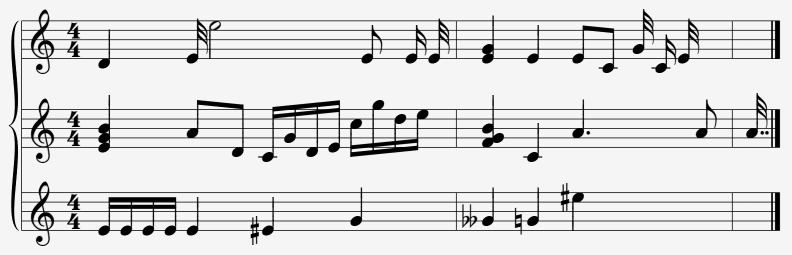
#> input picture test-cases/02.PNG, 1583 x 509 px, found by its file name (shown at 1/2 size); its folder holds 6 pictures in this run
$ python part1.py   (older library calls are emulated)
#> lines starting #> are read from the running program, lines starting #| are printed output that depends on the picture; after the words box and inside, x2 and y2 are one past the last pixel; in counts of white or black regions, pixels touching at a corner belong together
### commonfunctions.py


import skimage.io as io
import matplotlib.pyplot as plt
import numpy as np
from skimage.exposure import histogram
from matplotlib.pyplot import bar
from skimage.color import rgb2gray,rgb2hsv

# Convolution:
from scipy.signal import convolve2d
from scipy import fftpack
import math

from skimage.util import random_noise
from skimage.filters import median
from skimage.feature import canny

from mpl_toolkits.mplot3d import Axes3D  # noqa: F401 unused import

import matplotlib.pyplot as plt
from matplotlib import cm
from matplotlib.ticker import LinearLocator, FormatStrFormatter
import numpy as np

# Edges
from skimage.filters import sobel_h, sobel, sobel_v,roberts, prewitt


from skimage.filters import threshold_otsu

# Show the figures / plots inside the notebook
def show_images(images,titles=None):
    #This function is used to show image(s) with titles by sending an array of images and an array of associated titles.
    # images[0] will be drawn with the title titles[0] if exists
    # You aren't required to understand this function, use it as-is.
    n_ims = len(images)
    if titles is None: titles = ['(%d)' % i for i in range(1,n_ims + 1)]
    fig = plt.figure()
    n = 1
    for image,title in zip(images,titles):
        a = fig.add_subplot(1,n_ims,n)
        if image.ndim == 2:
            plt.gray()
        plt.imshow(image)
        a.set_title(title)
        plt.axis('off')
        n += 1
    fig.set_size_inches(np.array(fig.get_size_inches()) * n_ims)
    plt.show()


# [43 lines left out: functions show_3d_image, show_3d_image_filtering_in_freq, showHist, not called in this run]


def binarize(img,thresh=None):
    img_cp = img.copy()
    threshold = threshold_otsu(img_cp) if thresh is None else thresh
    img_cp[img_cp < threshold] = 0
    img_cp[img_cp >= threshold] = 255
    return img_cp

### part1.py
# To add a new cell, type '# %%'
# To add a new markdown cell, type '# %% [markdown]'
# %%
from skimage.viewer import ImageViewer
from skimage import data
from scipy.ndimage.morphology import binary_hit_or_miss
from commonfunctions import *
import numpy as np
import skimage.io as io
import matplotlib.pyplot as plt
import skimage
from skimage.color import rgb2gray
from skimage.morphology import disk, square, rectangle as rect
import scipy.stats
from skimage import draw
from skimage.morphology import(binary_erosion,
                               binary_dilation,
                               binary_closing,
                               skeletonize,
                               thin,
                               opening
                               )
from skimage.measure import find_contours
from skimage.filters import rank
from skimage.draw import rectangle
from skimage.filters import threshold_otsu, gaussian
from skimage import feature


# %%
import cv2
if ' ':
    print('hi')


# [43 lines left out: functions cv_show, which_number, which_symbol_division, number_of_beams, not called in this run]


def filled_holes_centers(char, radius):
    """
    returns: the centers of the filed holes found in the sym_image
    eg: [(x1,y1), (x2,y2)]
    arguments:
    sym_image: this is an image of small size where the filled_ovals
    """
    padded_char = padd_image(char)
    erroded_image = cv2.erode(padded_char, kernel=disk(radius), iterations=1)
    b_boxes = get_external_bounding_boxes(erroded_image)
    centers = []
    for box in b_boxes:
        X, Y, w, h = box
        cx = X+w//2
        cy = Y+h//2
        centers.append((cx, cy))

    return centers


# [9 lines left out: function which_accidentals, not called in this run]


# %%
# classes
class staff_meta(object):
    division_height = -1
    line_thickness = -1
    staff_lines_y_coords = []


notes_pitch = [
    'e',    # bottom line (or the 5th from above)
    'f',
    'g',
    'a',
    'b',
    'c',
    'd'
]


# %%
def get_trace_meta(image):
    if len(image.shape) != 2:
        gray = cv2.cvtColor(image, cv2.COLOR_BGR2GRAY)
    else:
        gray = image
    thresh = cv2.threshold(
        gray, 0, 255, cv2.THRESH_BINARY_INV + cv2.THRESH_OTSU)[1]
    width = gray.shape[1]//5
    # Remove horizontal
    horizontal_kernel = cv2.getStructuringElement(cv2.MORPH_RECT, (width, 1))

    # thresh = cv2.Canny(thresh, 30, 200)
    detected_lines = cv2.morphologyEx(
        thresh, cv2.MORPH_OPEN, horizontal_kernel, iterations=2)

    cnts = cv2.findContours(
        detected_lines, cv2.RETR_EXTERNAL, cv2.CHAIN_APPROX_NONE)
    cnts = cnts[0] if len(cnts) == 2 else cnts[1]
    division_height = 0
    h_max = 1
    bounding_rects = []
    for c in cnts:
        bounding_rects.append(cv2.boundingRect(c))

    for b_rect in bounding_rects:
        X, Y, w, h = b_rect
        if h > h_max:
            h_max = h

    def contour_y(c):
        return c[1]
    bounding_rects = sorted(bounding_rects, key=contour_y)
    lines_y_coordinates = [b[1] for b in bounding_rects]
    div_height = bounding_rects[1][1] - bounding_rects[0][1]
    s_meta = staff_meta()
    s_meta.division_height = div_height
    s_meta.line_thickness = h_max
    s_meta.staff_lines_y_coords = lines_y_coordinates
    return s_meta


# %%
def padd_image(img):
    """
    this functions padds an image this is very important
    when applying erosion as applying erosion to border
    may result false postives
    """
    out_img = np.zeros((img.shape[0]+2, img.shape[1]+2), dtype=np.uint8)
    out_img[1:out_img.shape[0]-1, 1:out_img.shape[1]-1] = img
    return out_img


# %%
def conv_255_true(image):
    image[image == 255] = True
    image[image == 0] = False
    return image


def remove_horizontal_wrapper(org_image, inv_image):
    # both org_image and inv_image must uint8
    line_width, no_staf_1 = remove_horizontal_lines(org_image)
    no_staf_1 = conv_255_true(no_staf_1)
    no_staf = no_staf_1
    inv_image = conv_255_true(inv_image)
    no_staf = np.bitwise_and(no_staf, inv_image)
    return no_staf


def remove_horizontal_lines(image):
    if len(image.shape) != 2:
        gray = cv2.cvtColor(image, cv2.COLOR_BGR2GRAY)
    else:
        gray = image
    thresh = cv2.threshold(
        gray, 0, 255, cv2.THRESH_BINARY_INV + cv2.THRESH_OTSU)[1]
    width = gray.shape[1]//5
    # Remove horizontal
    horizontal_kernel = cv2.getStructuringElement(cv2.MORPH_RECT, (width, 1))

    # thresh = cv2.Canny(thresh, 30, 200)
    detected_lines = cv2.morphologyEx(
        thresh, cv2.MORPH_OPEN, horizontal_kernel, iterations=2)

    cnts = cv2.findContours(
        detected_lines, cv2.RETR_EXTERNAL, cv2.CHAIN_APPROX_NONE)

    cnts = cnts[0] if len(cnts) == 2 else cnts[1]

    h_max = 1
    for c in cnts:
        X, Y, w, h = cv2.boundingRect(c)
        if h > h_max:
            h_max = h
    for c in cnts:
        #         print(h_max)
        cv2.drawContours(gray, [c], -1, 255, h_max)
#         cv2.imshow('result', gray)
#         cv2.waitKey()
#     cv2.destroyAllWindows()

    # Repair image
    repair_kernel = cv2.getStructuringElement(cv2.MORPH_RECT, (1, h_max*3))
#     print("repair", repair_kernel)
    result = 255-cv2.morphologyEx(255 - gray,
                                  cv2.MORPH_CLOSE, repair_kernel, iterations=1)
#     cv2.imshow('result', gray)
#     cv2.waitKey()
    result = cv2.threshold(
        result, 0, 255, cv2.THRESH_BINARY_INV + cv2.THRESH_OTSU)[1]

    return h_max, result


# %%
def get_external_bounding_boxes(img):
    """
    this function takes and image and returns an array
    of bounding rectangle [(X1,Y1,W1,H1),(X2,Y2,W2,H2),....]
    where
    Wi: is the width
    Hi: is the height
    """
    cnts = cv2.findContours(img, cv2.RETR_EXTERNAL, cv2.CHAIN_APPROX_SIMPLE)
    cnts = cnts[0] if len(cnts) == 2 else cnts[1]
    bounding_rects = []
    for c in cnts:
        b_r = cv2.boundingRect(c)
        # X,Y,w,h = b_r
        bounding_rects.append(b_r)    #

    def contour_x(c):
        return c[0]
    bounding_rects = sorted(bounding_rects, key=contour_x)
    return bounding_rects


def draw_external_bounding_boxes(img, b_rects):
    out = img.copy()
    for b_r in b_rects:
        X, Y, w, h = b_r
        out = cv2.rectangle(out, (X, Y), (X+w, Y+h), 1, 3)
    return out


# %%
# common functions
def binary_opening(img, selem):
    return binary_dilation(binary_erosion(img, selem=selem), selem=selem)


def get_bounding_boxes(img, box_aspect_ratio):
    """
    summary: this function returns the bounding boxes sorted according to x-min
    parameter:
    img: is a binary image for which to find the contours
    aspect_ratio: is a tuple where (low_aspect_ratio,high_aspect_ratio)
    """
    contours = find_contours(img, .8, fully_connected="low")
    bounding_boxes = []
    for contour in contours:
        Xmin = np.min(contour[:, 1])
        Xmax = np.max(contour[:, 1])
        Ymin = np.min(contour[:, 0])
        Ymax = np.max(contour[:, 0])
        if(Ymax-Ymin != 0):
            aspect_ratio = (Xmax-Xmin)/(Ymax-Ymin)
        else:
            aspect_ratio = 3000

        if aspect_ratio >= box_aspect_ratio[0] and aspect_ratio <= box_aspect_ratio[1]:
            bounding_boxes.append([int(round(Xmin)), int(
                round(Xmax)), int(round(Ymin)), int(round(Ymax))])

    def x_min(shape):
        return shape[0]

    bounding_boxes = sorted(bounding_boxes, key=x_min)
    return bounding_boxes
# [10 lines of commented-out code are left out]


# [24 lines left out: functions get_bounded_image, draw_bounding_boxes, not called in this run]


# %%
# images_paths = ['images/music1.JPG', 'images/32_sheet_001.jpg','images/8th_Sheet1.jpeg']
# images_paths = ['test-cases/01.png','test-cases/02.png','images/music1.JPG', 'images/32_sheet_001.jpg','images/8th_Sheet1.jpeg']
images_paths = [f"test-cases/0{i+1}.png" for i in range(9)]

original_image = io.imread(images_paths[1])
#> original_image is the input picture: shape (509, 1583, 4); mean R, G, B, A 220.8, 220.8, 220.8, 255
gray_image = rgb2gray(original_image)
show_images([gray_image], ['gray'])
#> in show_images, `n_ims = len(images)`: n_ims = 1
#> the loop in show_images, `for image,title in zip(images,titles):` made 1 pass
#> (title, n) on pass 1: ('gray', 2)
#> after the loop in show_images, `for image,title in zip(images,titles):`: n = 2
binary_image = binarize(gray_image)
#> in binarize, `threshold = threshold_otsu(img_cp) if thresh is None else thresh`: threshold = 0.539
#> in binarize, `img_cp[img_cp < threshold] = 0`: img_cp: shape (509, 1583) float64; min 0, max 0.961, mean 0.853
#> in binarize, `img_cp[img_cp >= threshold] = 255`: img_cp: shape (509, 1583) float64; 89.4% white; 5 black regions, box (x1, y1, x2, y2) and area: (42, 18, 1560, 492) 82819, (17, 41, 38, 462) 2546, (1530, 262, 1537, 269) 41, (1173, 262, 1180, 269) 38, (1521, 262, 1528, 269) 38
inverted_image = 255 - binary_image

inverted_image[:, inverted_image.shape[1]-1] = 0
rows = 1
cols = original_image.shape[1] // 4
#> cols = 395
selem = rect(rows, cols)
erroded_img = binary_erosion(inverted_image, selem=selem)
#> erroded_img: shape (509, 1583) bool; 3.6% white in thin lines or dots, all inside (x1, y1, x2, y2) = (239, 41, 1363, 462)

rows = 1
cols = original_image.shape[1] // 4
selem = rect(rows, cols)
erroded_img2 = binary_dilation(erroded_img, selem=selem)
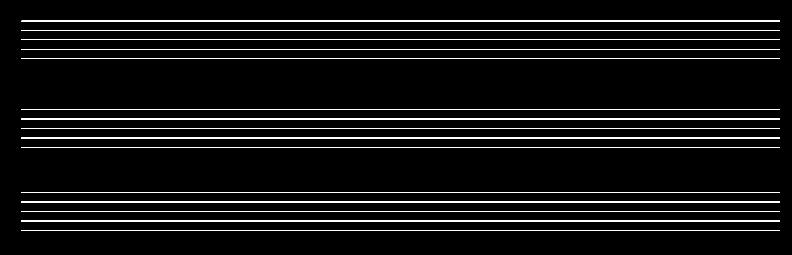
#> erroded_img2: shape (509, 1583) bool (shown at 1/2 size); 4.9% white in thin lines or dots, all inside (x1, y1, x2, y2) = (42, 41, 1560, 462)
# inverted_image2 = inverted_image - erroded_img2

show_images([erroded_img2], ['erroded2'])
#> the loop in show_images (call 2), `for image,title in zip(images,titles):` made 1 pass
print(erroded_img)
#> (printed output is left out)
rows = original_image.shape[0] // 8
#> rows = 63
cols = 1
selem = rect(rows, cols)
#> selem = 63 values from 1 to 1
closed_img = binary_closing(erroded_img2, selem=selem)
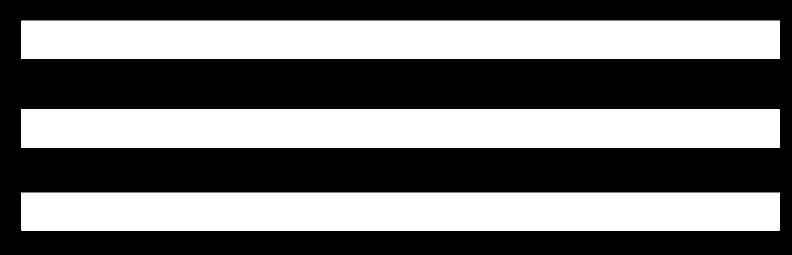
#> closed_img: shape (509, 1583) bool (shown at 1/2 size); 43.7% white; 3 white regions, box (x1, y1, x2, y2) and area: (42, 218, 1560, 296) 118402, (42, 41, 1560, 118) 116885, (42, 385, 1560, 462) 116884


# closed_img  = binary_closing(closed_img, selem = selem)
show_images([inverted_image, erroded_img2, closed_img], [
            'original image', 'erroded-dilated', 'closed'])

staffs_area = np.sum(erroded_img2)
#> staffs_area = 39463
print(staffs_area)
#| 39463


# %%
#  calculate the trace bounding boxes
trace_bounding_boxes = get_bounding_boxes(closed_img, (5, 4000))
#> in get_bounding_boxes, `contours = find_contours(img, .8, fully_connected="low")`: contours = 3 point arrays, longest 3193 points
#> the loop in get_bounding_boxes, `for contour in contours:` made 3 passes
#> (Ymin, Ymax, aspect_ratio) on passes 1 to 3: (40.8, 117.2, 19.86), (217.8, 295.2, 19.6), (384.8, 461.2, 19.86)
#> after the loop in get_bounding_boxes, `for contour in contours:`: bounding_boxes = [[42, 1559, 41, 117], [42, 1559, 218, 295], [42, 1559, 385, 461]]
#> trace_bounding_boxes has the same summary as bounding_boxes in get_bounding_boxes
# print(trace_bounding_boxes)
bigger_trace_bounding_boxes = []
trace_images_array = []
division_height = 0
trace_height = 0
for box in trace_bounding_boxes:
    trace_height = box[3]-box[2]
    trace_width = box[1] - box[0]
    division_height = (trace_height)/4
    division_height = int(np.ceil(division_height))
#     division_height *=2
    [Xmin, Xmax, Ymin, Ymax] = [int(round(x)) for x in box]
    Ymin -= 2 * division_height
    Ymin = Ymin if Ymin > 0 else 0
    Ymax += 2 * division_height
    bigger_trace_bounding_boxes.append([Xmin, Xmax, Ymin, Ymax])
    trace_images_array.append(gray_image[Ymin:Ymax, Xmin:Xmax])
#> this loop made 3 passes
#> (box, trace_height, division_height, Ymin, Ymax) on passes 1 to 3: ([42, 1559, 41, 117], 76, 19, 3, 155), ([42, 1559, 218, 295], 77, 20, 178, 335), ([42, 1559, 385, 461], 76, 19, 347, 499)
#> after the loop, bigger_trace_bounding_boxes = [[42, 1559, 3, 155], [42, 1559, 178, 335], [42, 1559, 347, 499]]; trace_images_array = 3 items
staff_length = bigger_trace_bounding_boxes
#> staff_length has the same summary as bigger_trace_bounding_boxes

# [10 lines of commented-out code are left out]
no_horizontal_staff_images = []
staff_images = []
gray_staff_images = []
def sh(x): return print("shape is ", x.shape)


line_height = 3

for i, trace in enumerate(bigger_trace_bounding_boxes):
    [Xmin, Xmax, Ymin, Ymax] = [x for x in trace]
    show_images([original_image[Ymin:Ymax, Xmin:Xmax]], ['ori'])
    no_staf = remove_horizontal_wrapper(
        original_image[Ymin:Ymax, Xmin:Xmax], inverted_image[Ymin:Ymax, Xmin:Xmax].astype(np.uint8))
    no_horizontal_staff_images.append(no_staf)
    # show_images([no_staf], ['no_staf'])

    char_boxes = get_external_bounding_boxes(no_staf)
    out = draw_external_bounding_boxes(no_staf, char_boxes)
    show_images([out, no_staf])
    print(char_boxes)
    # io.imsave('test.jpg', no_staf*255)
    # break
    j = 0
    chars = []
    trace_info: staff_meta = get_trace_meta(
        original_image[Ymin:Ymax, Xmin:Xmax])
    # print(trace_info.__dict__)

    for box in char_boxes:
        [Xmin, Ymin, W, H] = [x for x in box]
        # remove blank or noisy area that is less than a line of pixels
        char = no_staf[Ymin:Ymin+H, Xmin:Xmin+W]

        # reject noise before appending
        # 1. box area == 0
        if(np.sum(char) == 0):
            continue
        print("width: {}, height: {}, division_height: {}".format(
            W, H, trace_info.division_height))
        # print(filled_holes_centers(char,trace_info.division_height))

        radius = trace_info.division_height//3
        # padded_char = padd_image(char)
        # erroded_image = cv2.erode(padded_char,kernel=disk(radius),iterations = 1)
        # b_boxes = get_external_bounding_boxes(erroded_image)

        oval_centers = filled_holes_centers(char, radius)
        # print("centers ",centers)
        print("oval_centers ", oval_centers)
        # show_images([char],[f't{i+1}-b{j+1}'])

        if W < trace_info.division_height and H < trace_info.division_height:
            # use the properties of a dot or circle to know for sure it is a dot
            print("this may be a dot or noise")
        else:
            if len(oval_centers) == 0:
                # use sift to distinguish between them
                print(
                    "this is may be a clef, half, whole , a number or accidentals noise or beam")
            elif len(oval_centers) == 1:
                print("this maybe a quarter or 8th or 16th or 32th")
            elif len(oval_centers) >= 2:
                # print("this note is beamed or chords")
                # using the x difference between the 1st 2 centre we can separate between chords
                # or beams
                if oval_centers[1][0] - oval_centers[0][0] > int(1.5*trace_info.division_height):
                    print("this is a beam")
                else:
                    print("this is a chord")

        show_images([char], [f't{i+1}-b{j+1}'])
        chars.append(char)
        #
        j += 1
    # show_images([no_staf], ['no_staf rectangles'])

    staff_images.append(chars)
#> this loop made 3 passes
#> (trace, Ymax) on passes 2 to 3: ([42, 1559, 178, 335], 335), ([42, 1559, 347, 499], 499)
#> (trace, Ymax) on pass 1: ([42, 1559, 3, 155], 155)
#> (printed output is left out)
#> pass 1, in remove_horizontal_lines, `detected_lines = cv2.morphologyEx( thresh, cv2.MORPH_OPEN, horizontal_..`:
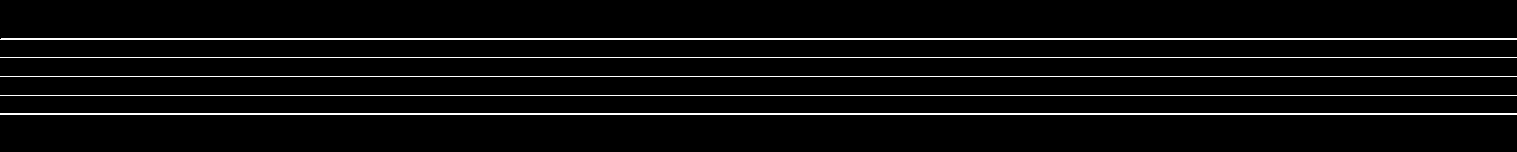
#> detected_lines: shape (152, 1517); 4.6% white in thin lines or dots, all inside (x1, y1, x2, y2) = (0, 38, 1517, 115)
#> pass 1, in remove_horizontal_lines, `result = 255-cv2.morphologyEx(255 - gray, cv2.MORPH_CLOSE, repair_kern..`:
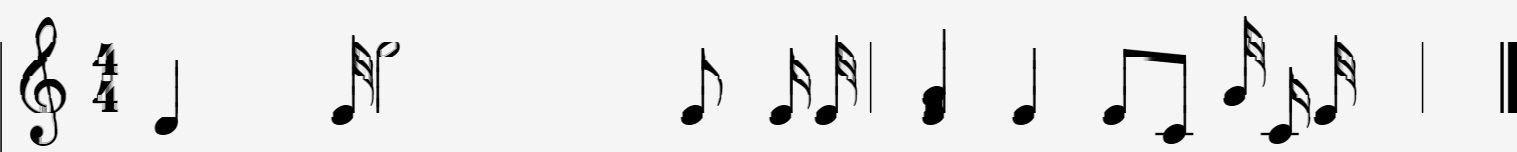
#> result: shape (152, 1517); min 0, max 245, mean 230.9
#> pass 1, in show_images (call 25), `plt.show()`:
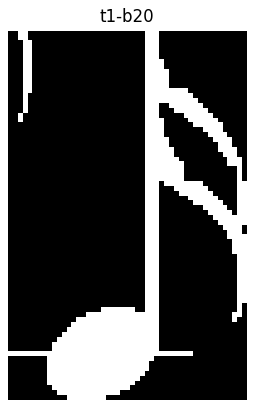
#> figure drawn by matplotlib, 1 panel
#> pass 1, in show_images (call 29), `plt.show()`:
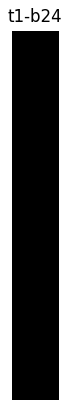
#> figure drawn by matplotlib, 1 panel
#> pass 2, in show_images (call 38), `plt.show()`:
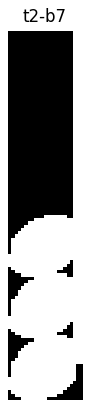
#> figure drawn by matplotlib, 1 panel
#> after the loop, no_horizontal_staff_images = 3 items; staff_images = 3 items


# %%
show_images([no_horizontal_staff_images[0]])


# %%
for staff_chars in staff_images:
    j = 0
    j += 1
    for char in staff_chars:
        i = 0
        i += 1
#> this loop made 3 passes
        # show_images([char],[f"char {j}-{i}"])


# %%
# USING CONNNECTED COMPONENETS

#> (the run stopped early here; a loop or call above may not have finished)
